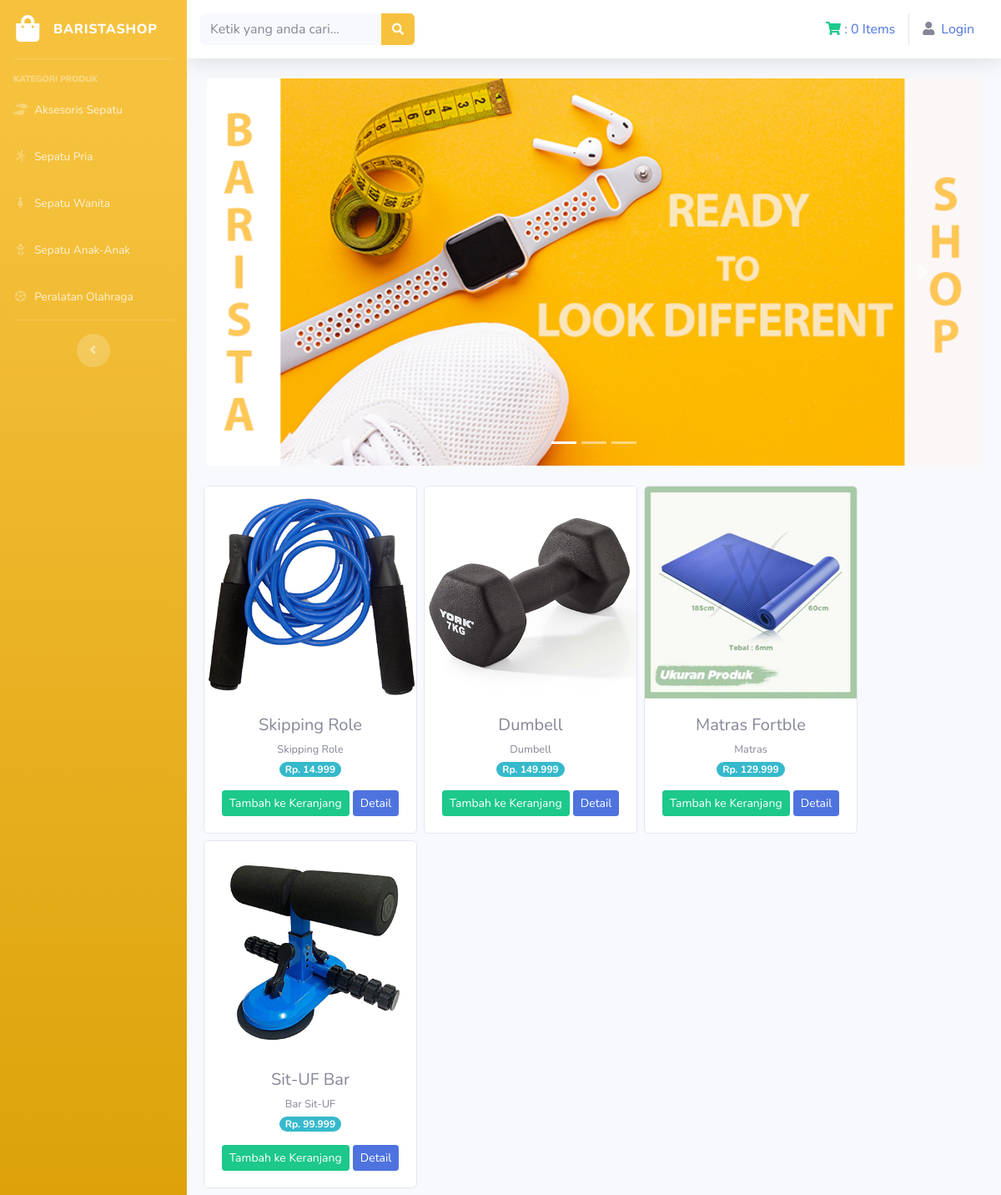
Page /index.php/kategori/peralatan_olahraga on the committed database.
### tables this page shows
CREATE TABLE `tb_barang` (
  `id_brg` int(11) NOT NULL AUTO_INCREMENT,
  `nama_brg` varchar(120) NOT NULL,
  `keterangan` varchar(225) NOT NULL,
  `kategori` varchar(60) NOT NULL,
  `harga` int(11) NOT NULL,
  `stok` int(4) NOT NULL,
  `gambar` text NOT NULL,
  PRIMARY KEY (`id_brg`)
);

### application/controllers/kategori.php (called while the page is built, shortened)
<?php
    class Kategori extends CI_Controller{
        public function peralatan_olahraga(){
            $data['peralatanolahraga']=$this->model_kategori->data_peralatan_olahraga()->result();
            $this->load->view('templates/header');
            $this->load->view('templates/sidebar');
            $this->load->view('peralatanolahraga',$data);
            $this->load->view('templates/footer');
        }
    }
?>

### index.php (called while the page is built, shortened)
<?php
require_once BASEPATH.'core/CodeIgniter.php';

### application/models/model_kategori.php (called while the page is built, shortened)
<?php
    class Model_kategori extends CI_Model{
        public function data_peralatan_olahraga(){
            return $this->db->get_where('tb_barang',array('kategori'=>'Peralatan Olahraga'));
        }
    }
?>

### application/views/peralatanolahraga.php (the view, shortened to what this page needs)
<div class="container-fluid">
<div id="carouselExampleIndicators" class="carousel slide" data-ride="carousel">
  <ol class="carousel-indicators">
    <li data-target="#carouselExampleIndicators" data-slide-to="0" class="active"></li>
    <li data-target="#carouselExampleIndicators" data-slide-to="1"></li>
    <li data-target="#carouselExampleIndicators" data-slide-to="2"></li>
  </ol>
  <div class="carousel-inner">
    <div class="carousel-item active">
      <img src="<?php echo base_url('assets/img/sliide1.png'); ?>" class="d-block w-100" alt="...">
    </div>
  </div>
  <a class="carousel-control-prev" href="#carouselExampleIndicators" role="button" data-slide="prev">
    <span class="carousel-control-prev-icon" aria-hidden="true"></span>
  </a>
  <a class="carousel-control-next" href="#carouselExampleIndicators" role="button" data-slide="next">
    <span class="carousel-control-next-icon" aria-hidden="true"></span>
  </a>
</div>
    <div class="row text-center mt-4">
        <?php foreach ($peralatanolahraga as $po):?>
        <div class="card ml-2 mb-2" style="width: 16rem;">
        <img src="<?php echo base_url().'/uploads/'.$po->gambar;?>" class="card-img-top" alt="...">
        <div class="card-body">
          <h5 class="card-title mb-1"><?php echo $po->nama_brg;?></h5>
          <small><?php echo $po->keterangan;?></small><br/>
          <span class="badge badge-pill badge-info mb-3">Rp. <?php echo number_format($po->harga,0,',','.');?></span>
          <?php echo anchor('dashboard/tambah_keranjang/'.$po->id_brg,'<div class="btn btn-success btn-sm">Tambah ke Keranjang</div>');?>
          <?php echo anchor('dashboard/detail_produk/'.$po->id_brg,'<div class="btn btn-primary btn-sm">Detail</div>');?>
  </div>
</div>
        <?php endforeach;?>
    </div>
</div>

### rows in the picture
tb_barang: gambar (picture), nama_brg "Skipping Role", keterangan "Skipping Role", harga "14.999", id_brg "Tambah ke Keranjang", id_brg "Detail"
tb_barang: gambar (picture), nama_brg "Dumbell", keterangan "Dumbell", harga "149.999", id_brg "Tambah ke Keranjang", id_brg "Detail"
tb_barang: gambar (picture), nama_brg "Matras Fortble", keterangan "Matras", harga "129.999", id_brg "Tambah ke Keranjang", id_brg "Detail"
tb_barang: gambar (picture), nama_brg "Sit-UF Bar", keterangan "Bar Sit-UF", harga "99.999", id_brg "Tambah ke Keranjang", id_brg "Detail"

### other values in the picture
$this->cart->total_items() "0"
